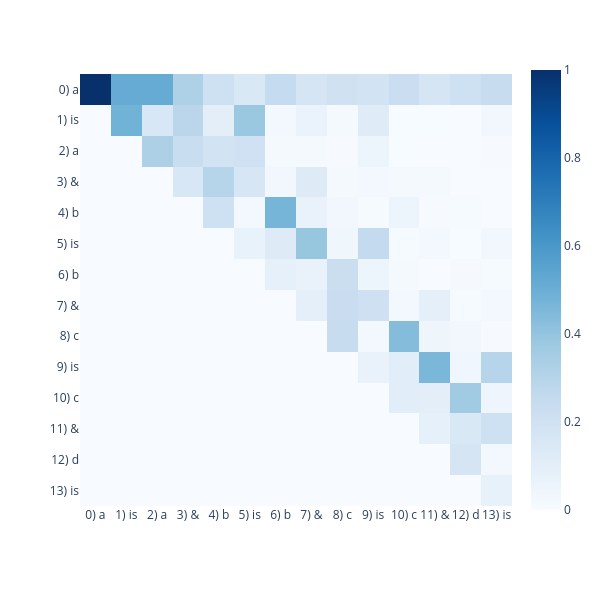

Write notebook code for a chart like this one.
### Markdown cell above
Looking at head #3 in layer 10, we can see an interesting attention pattern: the second "b" in "b & b" attends to the first one; the second "c" attends to the first. Similarly, tokens at "&" attend to "is" and tokens at "is" attend to "&". This attention pattern looks like a diagonal that's two steps away from the central diagonal - each token attends to the token two positions before it!

### Code cell
import plotly.express as px

tokens =[t.replace('Ġ', '') for t in model.tokenizer.tokenize(prompt)]

fig = px.imshow(
    # look at attention head #3
    attn_weights[0, 3].detach().cpu().float().T,
    x=[f"{i}) {l}" for i, l in enumerate(tokens)],
    y=[f"{i}) {l}" for i, l in enumerate(tokens)],
    width=600,
    height=600,
    color_continuous_scale="Blues"
)

fig.show()

### Figure 1 — Plotly figure (JSON) as saved in the notebook; plotly's stock layout.template omitted (floating-point values rounded to 4 significant figures; data arrays with more than 128 entries replaced by an {"elided": "..."} marker saying what was removed)
{"data": [{"coloraxis": "coloraxis", "hovertemplate": "x: %{x}<br>y: %{y}<br>color: %{z}<extra></extra>", "name": "0", "type": "heatmap", "x": ["0) a", "1) is", "2) a", "3) &", "4) b", "5) is", "6) b", "7) &", "8) c", "9) is", "10) c", "11) &", "12) d", "13) is"], "xaxis": "x", "y": ["0) a", "1) is", "2) a", "3) &", "4) b", "5) is", "6) b", "7) &", "8) c", "9) is", "10) c", "11) &", "12) d", "13) is"], "yaxis": "y", "z": {"elided": "14x14 float values"}}], "layout": {"coloraxis": {"colorscale": [[0, "rgb(247,251,255)"], [0.125, "rgb(222,235,247)"], [0.25, "rgb(198,219,239)"], [0.375, "rgb(158,202,225)"], [0.5, "rgb(107,174,214)"], [0.625, "rgb(66,146,198)"], [0.75, "rgb(33,113,181)"], [0.875, "rgb(8,81,156)"], [1, "rgb(8,48,107)"]]}, "height": 600, "margin": {"t": 60}, "width": 600, "xaxis": {"anchor": "y", "constrain": "domain", "domain": [0, 1], "scaleanchor": "y"}, "yaxis": {"anchor": "x", "autorange": "reversed", "constrain": "domain", "domain": [0, 1]}}}
